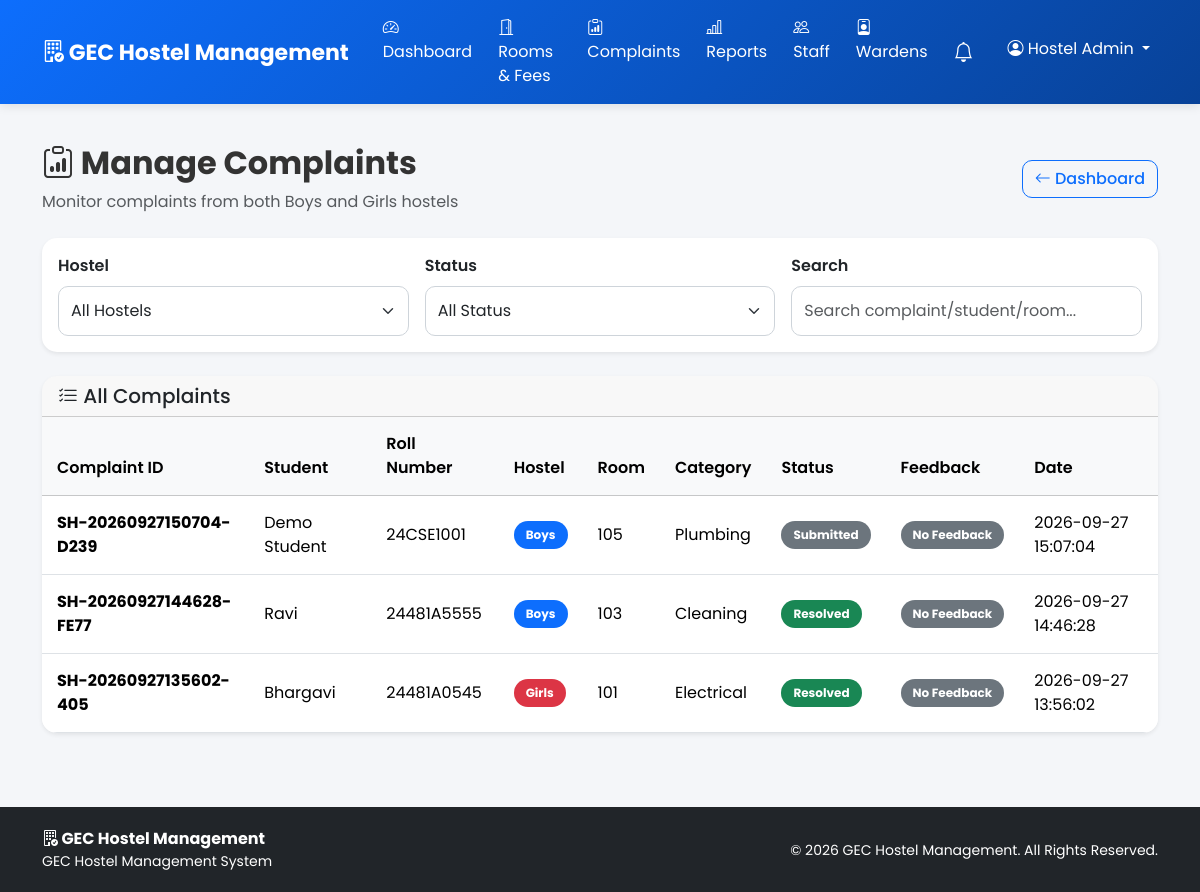
The page /admin/complaints (signed in) on the database its author committed.
### tables this page shows
CREATE TABLE complaints (
            id INTEGER PRIMARY KEY AUTOINCREMENT,
            complaint_id TEXT UNIQUE NOT NULL,
            student_id INTEGER NOT NULL,
            hostel_type TEXT NOT NULL,
            room_number TEXT NOT NULL,
            category TEXT NOT NULL,
            description TEXT NOT NULL,
            photo TEXT,
            status TEXT NOT NULL DEFAULT 'Submitted',
            assigned_staff_id INTEGER,
            created_at TEXT NOT NULL,
            resolved_at TEXT, resolution_photo TEXT, feedback_rating INTEGER, feedback_comment TEXT, feedback_at TEXT,
            FOREIGN KEY (student_id)
                REFERENCES users(id)
                ON DELETE CASCADE,
            FOREIGN KEY (assigned_staff_id)
                REFERENCES staff(id)
                ON DELETE SET NULL
        );

CREATE TABLE users (
            id INTEGER PRIMARY KEY AUTOINCREMENT,
            roll_number TEXT UNIQUE,
            username TEXT UNIQUE NOT NULL,
            password TEXT NOT NULL,
            name TEXT NOT NULL,
            role TEXT NOT NULL,
            hostel_type TEXT
        , created_at TEXT, account_status
            TEXT NOT NULL DEFAULT 'approved', email
            TEXT, room_preference
            TEXT, room_type
            TEXT, room_number
            TEXT);

### app.py (the view)
@app.route("/admin/complaints")
def admin_complaints():
    if not role_required("admin"):
        return redirect(url_for("login"))
    conn = get_db()
    complaints = conn.execute("""
        SELECT
            c.*,
            u.name AS student_name,
            u.roll_number
        FROM complaints c
        JOIN users u
            ON c.student_id = u.id
        ORDER BY c.id DESC
    """).fetchall()
    conn.close()
    return render_template(
        "admin/complaints.html",
        complaints=complaints
    )

### app.py (called while the page is built)
def get_db():
    conn = sqlite3.connect(
        DATABASE,
        timeout=30,
        check_same_thread=False
    )
    conn.row_factory = sqlite3.Row
    try:
        conn.execute("PRAGMA busy_timeout = 30000")
        conn.execute("PRAGMA journal_mode = WAL")
        conn.execute("PRAGMA foreign_keys = ON")
    except sqlite3.Error:
        pass
    return conn

def role_required(*roles):
    if "user_id" not in session:
        return False
    return session.get("role") in roles

### templates/admin/complaints.html (shortened to what this page needs)
{% extends "base.html" %}
{% block content %}
<div class="container py-4">
    <div class="d-flex justify-content-between align-items-center mb-4">
        <div>
            <h2 class="fw-bold">
                <i class="bi bi-clipboard-data"></i>
                Manage Complaints
            </h2>
            <p class="text-muted mb-0">
                Monitor complaints from both Boys and Girls hostels
            </p>
        </div>
        <a href="{{ url_for('admin_dashboard') }}"
           class="btn btn-outline-primary">
            <i class="bi bi-arrow-left"></i>
            Dashboard
        </a>
    </div>
    <div class="card shadow-sm border-0 mb-4">
        <div class="card-body">
            <div class="row g-3">
                <div class="col-md-4">
                    <label class="form-label fw-semibold">
                        Hostel
                    </label>
                    <select id="hostelFilter" class="form-select">
                        <option value="all">All Hostels</option>
                    </select>
                </div>
                <div class="col-md-4">
                    <label class="form-label fw-semibold">
                        Status
                    </label>
                    <select id="statusFilter" class="form-select">
                        <option value="all">All Status</option>
                    </select>
                </div>
                <div class="col-md-4">
                    <label class="form-label fw-semibold">
                        Search
                    </label>
                    <input type="text"
                           id="searchInput"
                           class="form-control"
                           placeholder="Search complaint/student/room...">
                </div>
            </div>
        </div>
    </div>
    <div class="card shadow-sm border-0">
        <div class="card-header">
            <h5 class="mb-0">
                <i class="bi bi-list-check"></i>
                All Complaints
            </h5>
        </div>
        <div class="card-body p-0">
            {% if complaints %}
            <div class="table-responsive">
                <table class="table table-hover align-middle mb-0"
                       id="complaintsTable">
                    <thead class="table-light">
                        <tr>
                            <th>Complaint ID</th>
                            <th>Student</th>
                            <th>Roll Number</th>
                            <th>Hostel</th>
                            <th>Room</th>
                            <th>Category</th>
                            <th>Status</th>
                            <th>Feedback</th>
                            <th>Date</th>
                        </tr>
                    </thead>
                    <tbody>
                    {% for complaint in complaints %}
                    <tr
                        data-hostel="{{ complaint['hostel_type'] }}"
                        data-status="{{ complaint['status'] }}"
                    >
                        <td>
                            <strong>
                                {{ complaint['complaint_id'] }}
                            </strong>
                        </td>
                        <td>
                            {{ complaint['student_name'] }}
                        </td>
                        <td>
                            {{ complaint['roll_number'] }}
                        </td>
                        <td>
                            {% if complaint['hostel_type'] == 'Boys' %}
                                <span class="badge bg-primary">
                                    Boys
                                </span>
                            {% else %}
                                <span class="badge bg-danger">
                                    Girls
                                </span>
                            {% endif %}
                        </td>
                        <td>
                            {{ complaint['room_number'] }}
                        </td>
                        <td>
                            {{ complaint['category'] }}
                        </td>
                        <td>
                            {% if complaint['status'] == 'Submitted' %}
                                <span class="badge bg-secondary">
                                    Submitted
                                </span>
                            {% elif complaint['status'] == 'Assigned' %}
                                <span class="badge bg-primary">
                                    Assigned
                                </span>
                            {% elif complaint['status'] == 'In Progress' %}
                                <span class="badge bg-warning text-dark">
                                    In Progress
                                </span>
                            {% elif complaint['status'] == 'Resolved' %}
                                <span class="badge bg-success">
                                    Resolved
                                </span>
                            {% endif %}
                        </td>
                        <td>
                            {% if complaint['feedback_rating'] is not none %}
                                <div class="text-warning" title="{{ complaint['feedback_rating'] }}/5">
                                    {% for i in range(1, 6) %}
                                        {% if i <= complaint['feedback_rating'] %}★{% else %}☆{% endif %}
                                    {% endfor %}
                                </div>
                                <small class="fw-semibold">{{ complaint['feedback_rating'] }}/5</small>
                                {% if complaint['feedback_comment'] %}
                                    <div class="small text-muted text-truncate" style="max-width: 180px;" title="{{ complaint['feedback_comment'] }}">
                                        {{ complaint['feedback_comment'] }}
                                    </div>
                                {% endif %}
                            {% else %}
                                <span class="badge bg-secondary">No Feedback</span>
                            {% endif %}
                        </td>
                        <td>
                            {{ complaint['created_at'] }}
                        </td>
                    </tr>
                    {% endfor %}
                    </tbody>
                </table>
            </div>
            {% endif %}
        </div>
    </div>
</div>
{% endblock %}

### templates/base.html (shortened to what this page needs)
<!DOCTYPE html>
<html lang="en">
<head>
    <link href="https://cdn.jsdelivr.net/npm/bootstrap@5.3.3/dist/css/bootstrap.min.css"
          rel="stylesheet">
    <link href="https://cdn.jsdelivr.net/npm/bootstrap-icons@1.11.3/font/bootstrap-icons.css"
          rel="stylesheet">
    <link rel="stylesheet"
          href="{{ url_for('static', filename='css/style.css') }}">
</head>
<body>
<nav class="navbar navbar-expand-lg navbar-dark sticky-top">
    <div class="container">
        <a class="navbar-brand fw-bold"
           href="{{ url_for('index') }}">
            <i class="bi bi-building-check"></i>
            GEC Hostel Management
        </a>
        <div class="collapse navbar-collapse"
             id="mainNavbar">
            <ul class="navbar-nav me-auto mb-2 mb-lg-0">
                {% if session.get('role') == 'student' %}
                    <li class="nav-item">
                        <a class="nav-link"
                           href="{{ url_for('student_dashboard') }}">
                            <i class="bi bi-speedometer2"></i>
                            Dashboard
                        </a>
                    </li>
                    <li class="nav-item">
                        <a class="nav-link"
                           href="{{ url_for('raise_complaint') }}">
                            <i class="bi bi-plus-circle"></i>
                            Raise Complaint
                        </a>
                    </li>
                    <li class="nav-item">
                        <a class="nav-link"
                           href="{{ url_for('student_complaints') }}">
                            <i class="bi bi-list-check"></i>
                            My Complaints
                        </a>
                    </li>
                    <li class="nav-item">
                        <a class="nav-link" href="{{ url_for('student_fees') }}"><i class="bi bi-wallet2"></i> My Fees</a>
                    </li>
                    <li class="nav-item">
                        <a class="nav-link"
                           href="{{ url_for('student_profile') }}">
                            <i class="bi bi-person-circle"></i>
                            Profile
                        </a>
                    </li>
                {% elif session.get('role') == 'admin' %}
                    <li class="nav-item">
                        <a class="nav-link"
                           href="{{ url_for('admin_dashboard') }}">
                            <i class="bi bi-speedometer2"></i>
                            Dashboard
                        </a>
                    </li>
                    <li class="nav-item"><a class="nav-link" href="{{ url_for('hostel_management') }}"><i class="bi bi-door-open"></i> Rooms & Fees</a></li>
                    <li class="nav-item">
                        <a class="nav-link"
                           href="{{ url_for('admin_complaints') }}">
                            <i class="bi bi-clipboard-data"></i>
                            Complaints
                        </a>
                    </li>
                    <li class="nav-item">
                        <a class="nav-link"
                           href="{{ url_for('admin_reports') }}">
                            <i class="bi bi-bar-chart-line"></i>
                            Reports
                        </a>
                    </li>
                    <li class="nav-item">
                        <a class="nav-link"
                           href="{{ url_for('admin_staff') }}">
                            <i class="bi bi-people"></i>
                            Staff
                        </a>
                    </li>
                    <li class="nav-item">
                        <a class="nav-link"
                           href="{{ url_for('admin_wardens') }}">
                            <i class="bi bi-person-badge"></i>
                            Wardens
                        </a>
                    </li>
                {% endif %}
            </ul>
            <ul class="navbar-nav">
                {% if session.get('user_id') %}
                    <li class="nav-item dropdown me-2">
                        <a class="nav-link position-relative" href="#" role="button" data-bs-toggle="dropdown" aria-expanded="false" title="Notifications">
                            <i class="bi bi-bell fs-5"></i>
                        </a>
                    </li>
                    <li class="nav-item dropdown">
                        <a class="nav-link dropdown-toggle"
                           href="#"
                           role="button"
                           data-bs-toggle="dropdown">
                            <i class="bi bi-person-circle"></i>
                            {{ session.get('name', 'User') }}
                        </a>
                    </li>
                {% endif %}
            </ul>
        </div>
    </div>
</nav>
<main>
    {% block content %}
    {% endblock %}
</main>
<footer class="footer">
    <div class="container">
        <div class="row align-items-center">
            <div class="col-md-6 text-md-start text-center">
                <strong>
                    <i class="bi bi-building-check"></i>
                    GEC Hostel Management
                </strong>
                <p class="mb-0 small">
                    GEC Hostel Management System
                </p>
            </div>
            <div class="col-md-6 text-md-end text-center mt-3 mt-md-0">
                <small>
                    © 2026 GEC Hostel Management.
                    All Rights Reserved.
                </small>
            </div>
        </div>
    </div>
</footer>
</body>
</html>

### static/css/style.css (style rules this page uses)
* { margin:0; padding:0; box-sizing:border-box; }
body { font-family:'Poppins',sans-serif; background:#f4f6f9; color:#333; min-height:100vh; }
.navbar { background:linear-gradient(135deg,#0d6efd,#084298); box-shadow:0 2px 10px rgba(0,0,0,0.1); }
.navbar-brand { font-weight:700; font-size:22px; }
.nav-link { color:white !important; margin-left:10px; transition:0.3s; }
.card { border:none; border-radius:15px; overflow:hidden; transition:0.3s; }
.card-header { font-weight:600; }
.btn { border-radius:10px; font-weight:500; }
.table { margin-bottom:0; }
.table thead { background:#f1f3f5; }
.table th { font-weight:600; padding:15px; }
.table td { padding:15px; vertical-align:middle; }
.badge { padding:8px 12px; border-radius:20px; font-size:12px; }
.form-control, .form-select { border-radius:10px; padding:12px; border:1px solid #ced4da; }
label { font-weight:500; }
.footer { background:#212529; color:white; text-align:center; padding:20px; margin-top:50px; }

### rows shown on the page
complaints: complaint_id "SH-20260927150704-D239", student_name "Demo Student", roll_number "24CSE1001", hostel_type "Boys", room_number "105", category "Plumbing", status "Submitted", created_at "2026-09-27 15:07:04"
complaints: complaint_id "SH-20260927144628-FE77", student_name "Ravi", roll_number "24481A5555", hostel_type "Boys", room_number "103", category "Cleaning", status "Resolved", created_at "2026-09-27 14:46:28"
complaints: complaint_id "SH-20260927135602-405", student_name "Bhargavi", roll_number "24481A0545", hostel_type "Girls", room_number "101", category "Electrical", status "Resolved", created_at "2026-09-27 13:56:02"

### other values the page prints
{{ session.get('name', 'User') }} "Hostel Admin"
